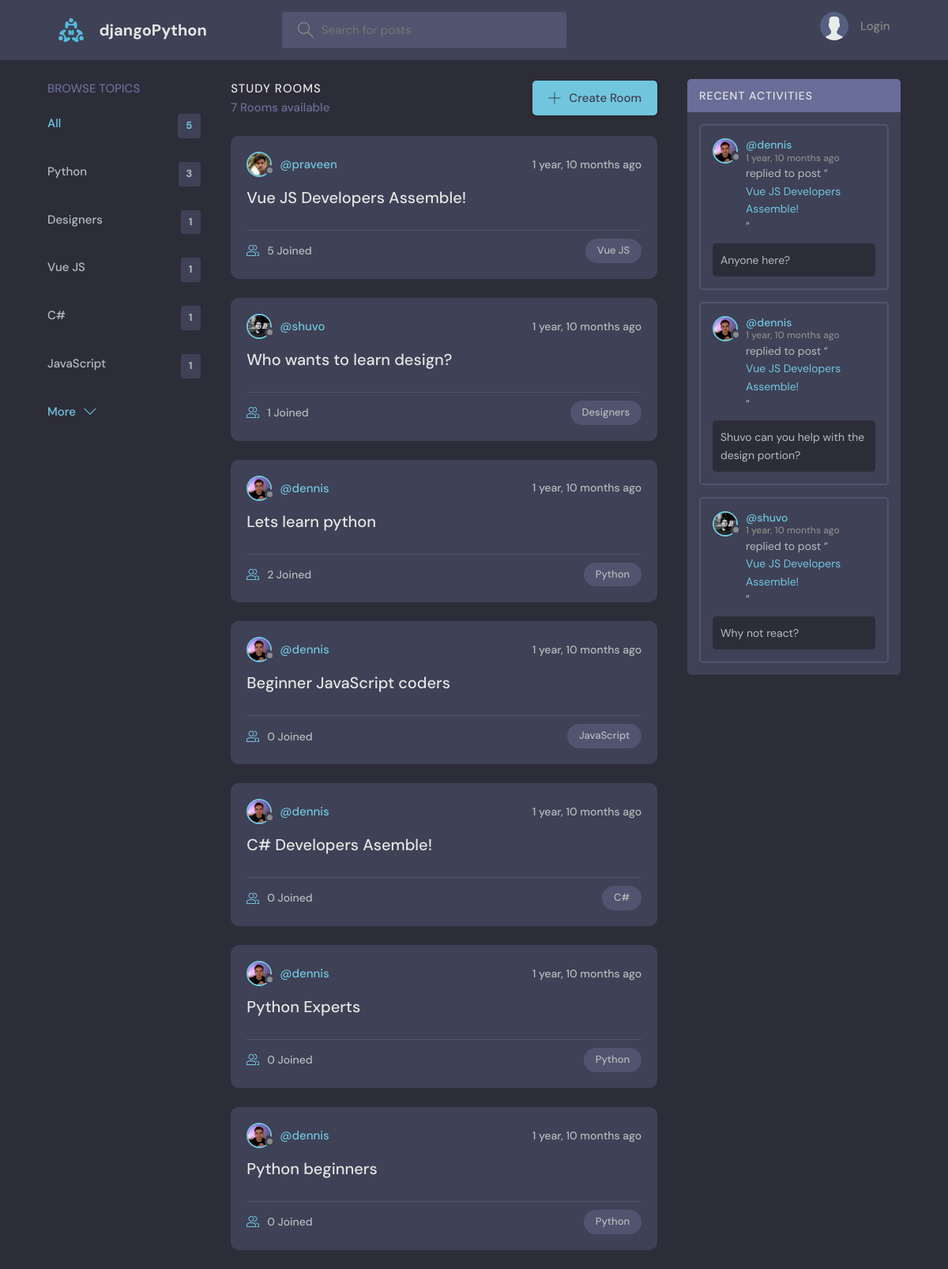
The page / on the database its author committed.
### base/models.py (models this page shows, shortened)
class Topic(models.Model):
    name = models.CharField(max_length=200)

class Room(models.Model):
    host = models.ForeignKey(User, on_delete=models.SET_NULL, null=True)
    topic = models.ForeignKey(Topic, on_delete=models.SET_NULL, null=True)
    name = models.CharField(max_length=200)
    description = models.TextField(null=True, blank=True)
    participants = models.ManyToManyField(
        User, related_name='participants', blank=True)
    updated = models.DateTimeField(auto_now=True)
    created = models.DateTimeField(auto_now_add=True)
    class Meta:
        ordering = ['-updated', '-created']
    def __str__(self):
        return self.name

class User(AbstractUser):
    name = models.CharField(max_length=200, null=True)
    email = models.EmailField(unique=True, null=True)
    bio = models.TextField(null=True)
    avatar = models.ImageField(null=True, default="avatar.svg")
    USERNAME_FIELD = 'email'
    REQUIRED_FIELDS = []

class Message(models.Model):
    user = models.ForeignKey(User, on_delete=models.CASCADE)
    room = models.ForeignKey(Room, on_delete=models.CASCADE)
    body = models.TextField()
    updated = models.DateTimeField(auto_now=True)
    created = models.DateTimeField(auto_now_add=True)
    class Meta:
        ordering = ['-updated', '-created']

### base/views.py (the view)
# urls.py: path('', views.home, name="home"),
def home(request):
    q = request.GET.get('q') if request.GET.get('q') != None else ''
    rooms = Room.objects.filter(
        Q(topic__name__icontains=q) |
        Q(name__icontains=q) |
        Q(description__icontains=q)
    )
    topics = Topic.objects.all()[0:5]
    room_count = rooms.count()
    room_messages = Message.objects.filter(
        Q(room__topic__name__icontains=q))[0:3]
    context = {'rooms': rooms, 'topics': topics,
               'room_count': room_count, 'room_messages': room_messages}
    return render(request, 'base/home.html', context)

### base/templates/base/home.html (shortened to what this page needs)
{% extends 'main.html' %}
{% block content %}
<main class="layout layout--3">
  <div class="container">
    {% include 'base/topics_component.html' %}
    <div class="roomList">
      <div class="roomList__header">
        <div>
          <h2>Study Rooms</h2>
          <p>{{room_count}} Rooms available</p>
        </div>
        <a class="btn btn--main" href="{% url 'create-room' %}">
          <svg version="1.1" xmlns="http://www.w3.org/2000/svg" width="32" height="32" viewBox="0 0 32 32">
            <title>add</title>
            <path
              d="M16.943 0.943h-1.885v14.115h-14.115v1.885h14.115v14.115h1.885v-14.115h14.115v-1.885h-14.115v-14.115z">
            </path>
          </svg>
          Create Room
        </a>
      </div>
      {% include 'base/feed_component.html' %}
    </div>
    {% include 'base/activity_component.html' %}
  </div>
</main>
{% endblock %}

### base/templates/base/topics_component.html
<div class="topics">
    <div class="topics__header">
        <h2>Browse Topics</h2>
    </div>
    <ul class="topics__list">
        <li>
            <a href="{% url 'home' %}" class="active">All <span>{{topics.count}}</span></a>
        </li>
        {% for topic in topics %}
        <li>
            <a href="{% url 'home' %}?q={{topic.name}}">{{topic.name}}<span>{{topic.room_set.all.count}}</span></a>
        </li>
        {% endfor %}
    </ul>
    <a class="btn btn--link" href="{% url 'topics' %}">
        More
        <svg version="1.1" xmlns="http://www.w3.org/2000/svg" width="32" height="32" viewBox="0 0 32 32">
            <title>chevron-down</title>
            <path d="M16 21l-13-13h-3l16 16 16-16h-3l-13 13z"></path>
        </svg>
    </a>
</div>

### base/templates/base/feed_component.html (shortened to what this page needs)
{% for room in rooms %}
<div class="roomListRoom">
    <div class="roomListRoom__header">
        <a href="{% url 'user-profile' room.host.id %}" class="roomListRoom__author">
            <div class="avatar avatar--small">
                <img src="{{room.host.avatar.url}}" />
            </div>
            <span>@{{room.host.username}}</span>
        </a>
        <div class="roomListRoom__actions">
            <span>{{room.created|timesince}} ago</span>
        </div>
    </div>
    <div class="roomListRoom__content">
        <a href="{% url 'room' room.id %}">{{room.name}}</a>
    </div>
    <div class="roomListRoom__meta">
        <a href="{% url 'room' room.id %}" class="roomListRoom__joined">
            {{room.participants.all.count}} Joined
        </a>
        <p class="roomListRoom__topic">{{room.topic.name}}</p>
    </div>
</div>
{% endfor %}

### base/templates/base/activity_component.html (shortened to what this page needs)
<div class="activities">
    <div class="activities__header">
        <h2>Recent Activities</h2>
    </div>
    {% for message in room_messages %}
    <div class="activities__box">
        <div class="activities__boxHeader roomListRoom__header">
            <a href="{% url 'user-profile' message.user.id %}" class="roomListRoom__author">
                <div class="avatar avatar--small">
                    <img src="{{message.user.avatar.url}}" />
                </div>
                <p>
                    @{{message.user.username}}
                    <span>{{message.created|timesince}} ago</span>
                </p>
            </a>
        </div>
        <div class="activities__boxContent">
            <p>replied to post “<a href="{% url 'room' message.room.id %}">{{message.room}}</a>”</p>
            <div class="activities__boxRoomContent">{{message.body}}</div>
        </div>
    </div>
    {% endfor %}
</div>

### rows shown on the page
Topic: name "Python", room_set.all.count "3"
Topic: name "Designers", room_set.all.count "1"
Topic: name "Vue JS", room_set.all.count "1"
Topic: name "C#", room_set.all.count "1"
Topic: name "JavaScript", room_set.all.count "1"
Room: host.avatar (picture), host.username "praveen", created "1 year, 10 months", name "Vue JS Developers Assemble!", participants.all.count "5", topic.name "Vue JS"
Room: host.avatar (picture), host.username "shuvo", created "1 year, 10 months", name "Who wants to learn design?", participants.all.count "1", topic.name "Designers"
Room: host.avatar (picture), host.username "dennis", created "1 year, 10 months", name "Lets learn python", participants.all.count "2", topic.name "Python"
Room: host.avatar (picture), host.username "dennis", created "1 year, 10 months", name "Beginner JavaScript coders", participants.all.count "0", topic.name "JavaScript"
Room: host.avatar (picture), host.username "dennis", created "1 year, 10 months", name "C# Developers Asemble!", participants.all.count "0", topic.name "C#"
Room: host.avatar (picture), host.username "dennis", created "1 year, 10 months", name "Python Experts", participants.all.count "0", topic.name "Python"
Room: host.avatar (picture), host.username "dennis", created "1 year, 10 months", name "Python beginners", participants.all.count "0", topic.name "Python"
Message: user.avatar (picture), user.username "dennis", created "1 year, 10 months", room "Vue JS Developers Assemble!", body "Anyone here?"
Message: user.avatar (picture), user.username "dennis", created "1 year, 10 months", room "Vue JS Developers Assemble!", body "Shuvo can you help with the design portion?"
Message: user.avatar (picture), user.username "shuvo", created "1 year, 10 months", room "Vue JS Developers Assemble!", body "Why not react?"

### other values the page prints
{{ topics.count }} "5"
{{ room_count }} "7"
